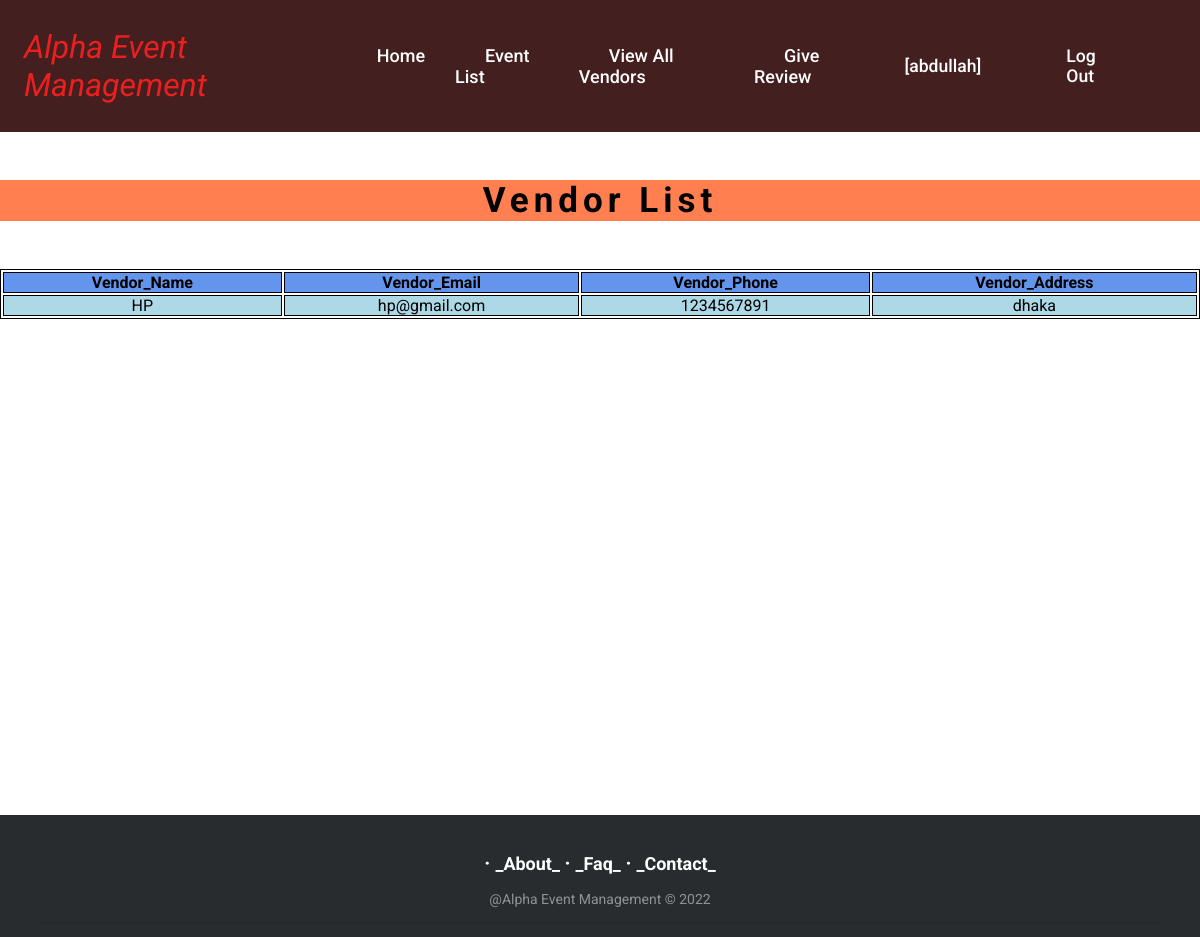
Screenshot of /view/client_vendor_list.php (signed in) with the database file from the repository.
### tables this page shows
CREATE TABLE `vendor` (
  `vendorId` varchar(20) NOT NULL,
  `vendorName` varchar(50) NOT NULL,
  `vendorEmail` varchar(100) NOT NULL,
  `vendorPhone` int(11) NOT NULL,
  `vendorAdrs` varchar(200) NOT NULL,
  `vendorPassword` varchar(30) NOT NULL
);

### view/client_vendor_list.php (the view, shortened to what this page needs)
<?php
$loginId=$_SESSION["loginId"];
?>
<!DOCTYPE html>
<html>
<head>
<link rel="stylesheet" href="../view/css/client_index.css">
</head>
<body>
<header>
        <a href="" class="logo">Alpha Event Management</a>
        <ul class="navbar">
            <li><a href="index_client.php">Home</a></li>
            <li><a href="client_event_list.php">Event List</a></li>
            <li><a href="client_vendor_list.php">View All Vendors</a></li>
            <li><a href="AddRevForm.php">Give Review</a></li>
        </ul>
        <div class="nav_btn" id="underline">
        <a href="#">[<?php echo $loginId ?>]</a>
        <a href="../controller/logout.php">Log Out</a>
        </div>
</header>
<p style="text-align: center;background-color:coral;margin-top: 3rem;margin-bottom: 3rem;font-size:35px;font-weight:bolder;letter-spacing:5px;">Vendor List</p>
<?php
include("../controller/db/conn.php");
$sql = "SELECT vendorName, vendorEmail, vendorPhone, vendorAdrs FROM vendor";
$result = $conn->query($sql);
if ($result->num_rows > 0) {
    echo "<table><tr> <th>Vendor_Name</th> <th>Vendor_Email</th> <th>Vendor_Phone</th> <th>Vendor_Address</th></tr>";
    while($row = $result->fetch_assoc()) {
        echo "<tr >
         <td>" . $row["vendorName"]. "</td>
         <td>" . $row["vendorEmail"]. "</td>
         <td>" . $row["vendorPhone"]. "</td>
         <td>" . $row["vendorAdrs"]. "</td>
        </tr>";
    }
    echo "</table>";
} else {
    echo "0 results";
}
?>
</body>
</html>
<?php
include("footer.php");
?>

### view/css/client_index.css (style rules this page uses)
* { padding: 0; margin: 0; box-sizing: border-box; list-style: none; text-decoration: none; font-family: 'Poppins', sans-serif; }
header { width: 100%; top: 0; right: 0; z-index: 1000; display: flex; align-items: center; justify-content: space-between; background: #441f1f; padding: 28px 2%; transition: all 0.50s ease; }
.logo { display: flex; align-items: center; font-style: italic; font-size: 32px; color: rgb(235, 31, 31); }
.navbar { display: flex; }
.navbar a { color: #fff; font-size: 18px; font-weight: 500; padding: 5px 0; margin: 0px 30px; transition: all 0.50s ease; box-shadow: 0 1em 2em rgba(black, .05); }
.nav_btn { display: flex; align-items: center; }
.nav_btn a { margin-right: 75px; margin-left: 10px; font-size: 1.1rem; font-weight: 500; transition: all; color: #fff; transition: all 0.50s ease; }

### view/client_vendor_list.php (style rules this page uses)
table, th, td { border: 1px solid; text-align: center; }
table { width: 100%; margin-bottom: 31rem; }
th { background-color:cornflowerblue; }
tr:nth-child(even) { background-color:lightblue; }
tr:nth-child(odd) { background-color:cornsilk; }

### view/footer.php (style rules this page uses)
* { font-family: Roboto; }

### rows the page displays
vendor: vendorName "HP", vendorEmail "hp@gmail.com", vendorPhone "1234567891", vendorAdrs "dhaka"

### other values shown
$loginId "abdullah"
